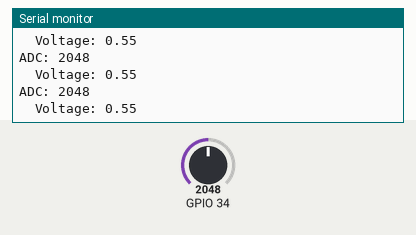
A sketch run on a simulated ESP32. On the bench: the last lines printed to the serial monitor. Inputs (shaded band) come from the test bench; at power-on: GPIO 34 = 2048.

Above: at 1.2 s.
1.3 s: GPIO 34 set to 2866
At 1.31 s:
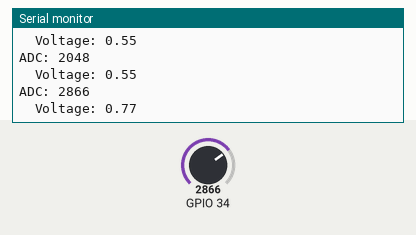
2.8 s: GPIO 34 set to 3603
At 2.81 s:
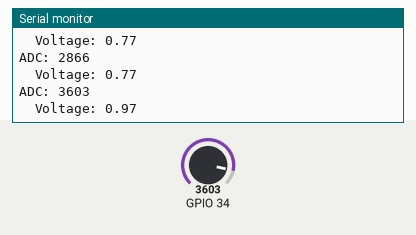
Timing chart, 0 to 5.8 s (numbered marks = the images above; inputs shaded):
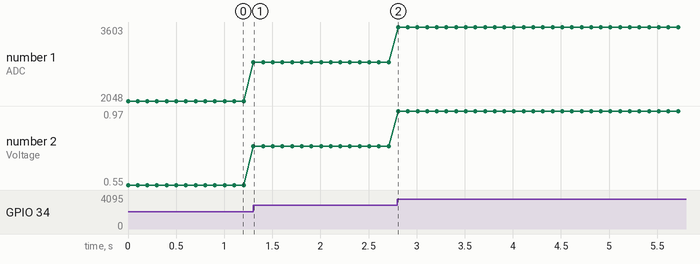

Measured:
- after the input at 1.3 s, the serial monitor: prints a new line at once (image 1)
- after the input at 2.8 s, the serial monitor: prints a new line at once (image 2)
- plotted number 1: 2048 → 2866 after the input at 1.3 s, 2866 → 3603 after the input at 2.8 s
- plotted number 2: 0.55 → 0.77 after the input at 1.3 s, 0.77 → 0.97 after the input at 2.8 s

The sketch:

ADC_Attenuation.ino
```cpp
/* Attenuation = 0db */

void setup() {
  Serial.begin(9600);

  analogSetAttenuation(ADC_0db);
}

void loop() {
  int adc = analogRead(34);
  float voltage = adc * (1.1 / 4095.0);

  Serial.print("ADC: ");
  Serial.println(adc);
  Serial.print("  Voltage: ");
  Serial.println(voltage, 2);

  delay(100);
}


/* Attenuation = 11db */


// void setup() {
//   Serial.begin(9600);

//   analogSetAttenuation(ADC_11db);
// }

// void loop() {
//   int adc = analogRead(34);
//   float voltage = adc * (3.3 / 4095.0);

//   Serial.print("ADC: ");
//   Serial.println(adc);
//   // Serial.print("  Voltage: ");
//   // Serial.println(voltage, 2);

//   delay(100);
// }


// void setup() {
//   Serial.begin(9600);
//   analogReadResolution(10);
// }

// void loop() {
//   int adc = analogRead(34);
//   Serial.println(adc);
//   delay(200);
// }
```
